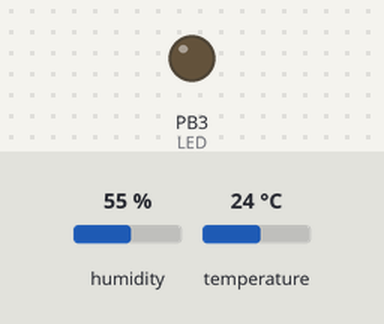
Bench run of a sketch on a simulated ATtiny85, built with avr-gcc and run on an emulated ATtiny85. Shown: output pins drawn as LEDs (lit = HIGH). The inputs (shaded band) are chosen by the test bench; at power-on: temperature 24 °C, humidity 55 %. What the sketch prints to the serial monitor is not drawn.

Above: at 1.2 s.
1.3 s: temperature set to 29.5 °C
4.3 s: temperature set to 30.6 °C
At 5.6 s:
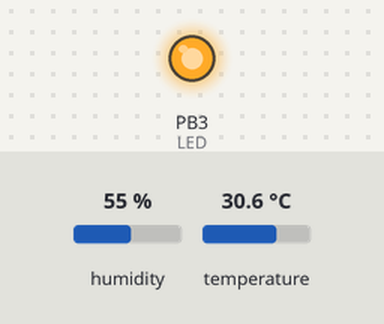
5.9 s: temperature set to 12 °C
At 7.2 s:
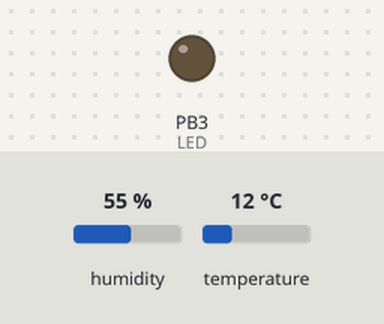
7.5 s: temperature set to 33 °C
At 8.5 s:
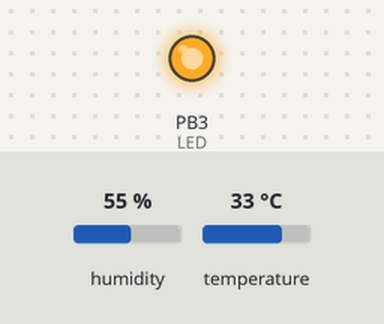
Timing chart, 0 to 10.0 s (numbered marks = the images above; inputs shaded):
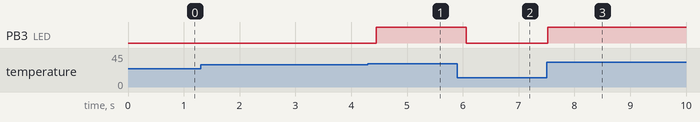

The sketch:

AHT10.ino
```cpp
/***************************************************************************************************/
/*
   This is an Arduino library for Aosong ASAIR AHT10, AHT15 Digital Humidity & Temperature Sensor

   written by : enjoyneering79
   sourse code: https://github.com/enjoyneering/

   This chip uses I2C bus to communicate, specials pins are required to interface
   Board:                                    SDA                    SCL                    Level
   Uno, Mini, Pro, ATmega168, ATmega328..... A4                     A5                     5v
   Mega2560................................. 20                     21                     5v
   Due, SAM3X8E............................. 20                     21                     3.3v
   Leonardo, Micro, ATmega32U4.............. 2                      3                      5v
   Digistump, Trinket, ATtiny85............. 0/physical pin no.5    2/physical pin no.7    5v
   Blue Pill, STM32F103xxxx boards.......... PB7                    PB6                    3.3v/5v
   ESP8266 ESP-01........................... GPIO0/D5               GPIO2/D3               3.3v/5v
   NodeMCU 1.0, WeMos D1 Mini............... GPIO4/D2               GPIO5/D1               3.3v/5v
   ESP32.................................... GPIO21/D21             GPIO22/D22             3.3v

   Frameworks & Libraries:
   ATtiny  Core          - https://github.com/SpenceKonde/ATTinyCore
   ESP32   Core          - https://github.com/espressif/arduino-esp32
   ESP8266 Core          - https://github.com/esp8266/Arduino
   STM32   Core          - https://github.com/stm32duino/Arduino_Core_STM32
                         - https://github.com/rogerclarkmelbourne/Arduino_STM32


   GNU GPL license, all text above must be included in any redistribution,
   see link for details  - https://www.gnu.org/licenses/licenses.html
*/
/***************************************************************************************************/
#include <AHT10.h>
#include <Wire.h>
#define LED 3
float Temperature;
float Humidity;
bool state = true ;
uint8_t readStatus = 0;

AHT10 myAHT10(AHT10_ADDRESS_0X38);


void setup()
{
  Serial.begin(9600);
  Serial.println();
  pinMode(LED, OUTPUT);
  while (myAHT10.begin() != true)
  {
    Serial.println(F("AHT10 not connected or fail to load calibration coefficient")); //(F()) save string to flash & keeps dynamic memory free
    delay(5000);
  }
  Serial.println(F("\t\tAHT10 OK"));
  Wire.setClock(400000); //experimental I2C speed! 400KHz, default 100KHz
}


void loop()
{
  readStatus = myAHT10.readRawData(); //read 6 bytes from AHT10 over I2C
  if (readStatus != AHT10_ERROR)
  {
    if (state == true)
    {
    Serial.print(F("Humidity\t\t"));
    Serial.print(F("Temperature \n"));
    state = false;
    }
    Temperature = myAHT10.readTemperature(AHT10_USE_READ_DATA);
    Humidity = myAHT10.readHumidity(AHT10_USE_READ_DATA);
    Serial.print(Humidity); Serial.print(F(" +-2%\t\t"));
    Serial.print(" ");
    Serial.print(Temperature);  Serial.print(F(" +-0.3 C"));


    if (Temperature >= 30) {
      digitalWrite(LED, HIGH);
      Serial.print("  : เปิดไฟ \n");
    } else {
      digitalWrite(LED, LOW);
      Serial.print("  : ปิดไฟ \n");
    }


  }
  else
  {
    Serial.print(F("Failed to read - reset: "));
    Serial.println(myAHT10.softReset());         //reset 1-success, 0-failed
    Serial.println("******************************");         //reset 1-success, 0-failed
  }
  delay(100); //recomended polling frequency 8sec..30sec


}
```

Measured:
- the behaviour switches between 29.9 and 30 °C on temperature (found by bisection; images 0 and 1)
- after the input at 1.3 s, every drawn part: stays the same
- after the input at 4.3 s, PB3 (LED): LOW → HIGH after 0.15 s
- after the input at 5.9 s, PB3 (LED): HIGH → LOW after 0.16 s
- after the input at 7.5 s, PB3 (LED): LOW → HIGH at once
